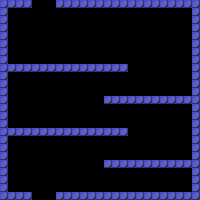

Below is a game level as drawn by its tile map, then a one-line description and the .tmx file that defines it, in full:
An orthogonal 25x25 tile map with 8x8 px tiles, 4 tile layers (Solid, Platforms, EnemyReverse, EnemySolid), 2 tilesets and 8 objects.

<map version="1.10" tiledversion="1.12.2" orientation="orthogonal" renderorder="right-down" width="25" height="25" tilewidth="8" tileheight="8" infinite="0" nextlayerid="7" nextobjectid="9">
 <editorsettings>
  <export format="json" />
 </editorsettings>
 <tileset firstgid="1" name="tiles" tilewidth="8" tileheight="8" tilecount="3" columns="3">
  <image source="../sprites/tiles.png" width="24" height="8" />
 </tileset>
 <tileset firstgid="4" name="tiles" tilewidth="8" tileheight="8" tilecount="3" columns="3">
  <image source="../sprites/tiles.png" width="24" height="8" />
 </tileset>
 <layer id="1" name="Solid" width="25" height="25">
  <data encoding="csv">
2,2,2,2,0,0,0,2,2,2,2,2,2,2,2,2,2,2,2,2,2,2,2,2,2,
2,0,0,0,0,0,0,0,0,0,0,0,0,0,0,0,0,0,0,0,0,0,0,0,2,
2,0,0,0,0,0,0,0,0,0,0,0,0,0,0,0,0,0,0,0,0,0,0,0,2,
2,0,0,0,0,0,0,0,0,0,0,0,0,0,0,0,0,0,0,0,0,0,0,0,2,
2,0,0,0,0,0,0,0,0,0,0,0,0,0,0,0,0,0,0,0,0,0,0,0,2,
2,0,0,0,0,0,0,0,0,0,0,0,0,0,0,0,0,0,0,0,0,0,0,0,2,
2,0,0,0,0,0,0,0,0,0,0,0,0,0,0,0,0,0,0,0,0,0,0,0,2,
2,0,0,0,0,0,0,0,0,0,0,0,0,0,0,0,0,0,0,0,0,0,0,0,2,
2,0,0,0,0,0,0,0,0,0,0,0,0,0,0,0,0,0,0,0,0,0,0,0,2,
2,0,0,0,0,0,0,0,0,0,0,0,0,0,0,0,0,0,0,0,0,0,0,0,2,
2,0,0,0,0,0,0,0,0,0,0,0,0,0,0,0,0,0,0,0,0,0,0,0,2,
2,0,0,0,0,0,0,0,0,0,0,0,0,0,0,0,0,0,0,0,0,0,0,0,2,
2,0,0,0,0,0,0,0,0,0,0,0,0,0,0,0,0,0,0,0,0,0,0,0,2,
2,0,0,0,0,0,0,0,0,0,0,0,0,0,0,0,0,0,0,0,0,0,0,0,2,
2,0,0,0,0,0,0,0,0,0,0,0,0,0,0,0,0,0,0,0,0,0,0,0,2,
2,0,0,0,0,0,0,0,0,0,0,0,0,0,0,0,0,0,0,0,0,0,0,0,2,
2,0,0,0,0,0,0,0,0,0,0,0,0,0,0,0,0,0,0,0,0,0,0,0,2,
2,0,0,0,0,0,0,0,0,0,0,0,0,0,0,0,0,0,0,0,0,0,0,0,2,
2,0,0,0,0,0,0,0,0,0,0,0,0,0,0,0,0,0,0,0,0,0,0,0,2,
2,0,0,0,0,0,0,0,0,0,0,0,0,0,0,0,0,0,0,0,0,0,0,0,2,
2,0,0,0,0,0,0,0,0,0,0,0,0,0,0,0,0,0,0,0,0,0,0,0,2,
2,0,0,0,0,0,0,0,0,0,0,0,0,0,0,0,0,0,0,0,0,0,0,0,2,
2,0,0,0,0,0,0,0,0,0,0,0,0,0,0,0,0,0,0,0,0,0,0,0,2,
2,0,0,0,0,0,0,0,0,0,0,0,0,0,0,0,0,0,0,0,0,0,0,0,2,
2,2,2,2,0,0,0,2,2,2,2,2,2,2,2,2,2,2,2,2,2,2,2,2,2
</data>
 </layer>
 <layer id="2" name="Platforms" width="25" height="25">
  <data encoding="csv">
0,0,0,0,0,0,0,0,0,0,0,0,0,0,0,0,0,0,0,0,0,0,0,0,0,
0,0,0,0,0,0,0,0,0,0,0,0,0,0,0,0,0,0,0,0,0,0,0,0,0,
0,0,0,0,0,0,0,0,0,0,0,0,0,0,0,0,0,0,0,0,0,0,0,0,0,
0,0,0,0,0,0,0,0,0,0,0,0,0,0,0,0,0,0,0,0,0,0,0,0,0,
0,0,0,0,0,0,0,0,0,0,0,0,0,0,0,0,0,0,0,0,0,0,0,0,0,
0,0,0,0,0,0,0,0,0,0,0,0,0,0,0,0,0,0,0,0,0,0,0,0,0,
0,0,0,0,0,0,0,0,0,0,0,0,0,0,0,0,0,0,0,0,0,0,0,0,0,
0,0,0,0,0,0,0,0,0,0,0,0,0,0,0,0,0,0,0,0,0,0,0,0,0,
0,2,2,2,2,2,2,2,2,2,2,2,2,2,2,2,0,0,0,0,0,0,0,0,0,
0,0,0,0,0,0,0,0,0,0,0,0,0,0,0,0,0,0,0,0,0,0,0,0,0,
0,0,0,0,0,0,0,0,0,0,0,0,0,0,0,0,0,0,0,0,0,0,0,0,0,
0,0,0,0,0,0,0,0,0,0,0,0,0,0,0,0,0,0,0,0,0,0,0,0,0,
0,0,0,0,0,0,0,0,0,0,0,0,0,2,2,2,2,2,2,2,2,2,2,2,0,
0,0,0,0,0,0,0,0,0,0,0,0,0,0,0,0,0,0,0,0,0,0,0,0,0,
0,0,0,0,0,0,0,0,0,0,0,0,0,0,0,0,0,0,0,0,0,0,0,0,0,
0,0,0,0,0,0,0,0,0,0,0,0,0,0,0,0,0,0,0,0,0,0,0,0,0,
0,2,2,2,2,2,2,2,2,2,2,2,2,2,2,2,0,0,0,0,0,0,0,0,0,
0,0,0,0,0,0,0,0,0,0,0,0,0,0,0,0,0,0,0,0,0,0,0,0,0,
0,0,0,0,0,0,0,0,0,0,0,0,0,0,0,0,0,0,0,0,0,0,0,0,0,
0,0,0,0,0,0,0,0,0,0,0,0,0,0,0,0,0,0,0,0,0,0,0,0,0,
0,0,0,0,0,0,0,0,0,0,0,0,0,2,2,2,2,2,2,2,2,2,2,2,0,
0,0,0,0,0,0,0,0,0,0,0,0,0,0,0,0,0,0,0,0,0,0,0,0,0,
0,0,0,0,0,0,0,0,0,0,0,0,0,0,0,0,0,0,0,0,0,0,0,0,0,
0,0,0,0,0,0,0,0,0,0,0,0,0,0,0,0,0,0,0,0,0,0,0,0,0,
0,0,0,0,0,0,0,0,0,0,0,0,0,0,0,0,0,0,0,0,0,0,0,0,0
</data>
 </layer>
 <layer id="3" name="EnemyReverse" width="25" height="25">
  <data encoding="csv">
2,0,0,0,0,0,0,0,0,0,0,0,0,0,0,0,0,0,0,0,0,0,0,0,2,
2,0,0,0,0,0,0,0,0,0,0,0,0,0,0,0,0,0,0,0,0,0,0,0,2,
2,0,0,0,0,0,0,0,0,0,0,0,0,0,0,0,0,0,0,0,0,0,0,0,2,
2,0,0,0,0,0,0,0,0,0,0,0,0,0,0,0,0,0,0,0,0,0,0,0,2,
2,0,0,0,0,0,0,0,0,0,0,0,0,0,0,0,0,0,0,0,0,0,0,0,2,
2,0,0,0,0,0,0,0,0,0,0,0,0,0,0,0,0,0,0,0,0,0,0,0,2,
2,0,0,0,0,0,0,0,0,0,0,0,0,0,0,0,0,0,0,0,0,0,0,0,2,
2,0,0,0,0,0,0,0,0,0,0,0,0,0,0,0,0,0,0,0,0,0,0,0,2,
2,0,0,0,0,0,0,0,0,0,0,0,0,0,0,0,0,0,0,0,0,0,0,0,2,
2,0,0,0,0,0,0,0,0,0,0,0,0,0,0,0,0,0,0,0,0,0,0,0,2,
2,0,0,0,0,0,0,0,0,0,0,0,0,0,0,0,0,0,0,0,0,0,0,0,2,
2,0,0,0,0,0,0,0,0,0,0,0,0,0,0,0,0,0,0,0,0,0,0,0,2,
2,0,0,0,0,0,0,0,0,0,0,0,0,0,0,0,0,0,0,0,0,0,0,0,2,
2,0,0,0,0,0,0,0,0,0,0,0,0,0,0,0,0,0,0,0,0,0,0,0,2,
2,0,0,0,0,0,0,0,0,0,0,0,0,0,0,0,0,0,0,0,0,0,0,0,2,
2,0,0,0,0,0,0,0,0,0,0,0,0,0,0,0,0,0,0,0,0,0,0,0,2,
2,0,0,0,0,0,0,0,0,0,0,0,0,0,0,0,0,0,0,0,0,0,0,0,2,
2,0,0,0,0,0,0,0,0,0,0,0,0,0,0,0,0,0,0,0,0,0,0,0,2,
2,0,0,0,0,0,0,0,0,0,0,0,0,0,0,0,0,0,0,0,0,0,0,0,2,
2,0,0,0,0,0,0,0,0,0,0,0,0,0,0,0,0,0,0,0,0,0,0,0,2,
2,0,0,0,0,0,0,0,0,0,0,0,0,0,0,0,0,0,0,0,0,0,0,0,2,
2,0,0,0,0,0,0,0,0,0,0,0,0,0,0,0,0,0,0,0,0,0,0,0,2,
2,0,0,0,0,0,0,0,0,0,0,0,0,0,0,0,0,0,0,0,0,0,0,0,2,
2,0,0,0,0,0,0,0,0,0,0,0,0,0,0,0,0,0,0,0,0,0,0,0,2,
2,0,0,0,0,0,0,0,0,0,0,0,0,0,0,0,0,0,0,0,0,0,0,0,2
</data>
 </layer>
 <layer id="4" name="EnemySolid" width="25" height="25">
  <data encoding="csv">
2,2,2,2,0,0,0,2,2,2,2,2,2,2,2,2,2,2,2,2,2,2,2,2,2,
2,0,0,0,0,0,0,0,0,0,0,0,0,0,0,0,0,0,0,0,0,0,0,0,2,
2,0,0,0,0,0,0,0,0,0,0,0,0,0,0,0,0,0,0,0,0,0,0,0,2,
2,0,0,0,0,0,0,0,0,0,0,0,0,0,0,0,0,0,0,0,0,0,0,0,2,
2,0,0,0,0,0,0,0,0,0,0,0,0,0,0,0,0,0,0,0,0,0,0,0,2,
2,0,0,0,0,0,0,0,0,0,0,0,0,0,0,0,0,0,0,0,0,0,0,0,2,
2,0,0,0,0,0,0,0,0,0,0,0,0,0,0,0,0,0,0,0,0,0,0,0,2,
2,0,0,0,0,0,0,0,0,0,0,0,0,0,0,0,0,0,0,0,0,0,0,0,2,
2,0,0,0,0,0,0,0,0,0,0,0,0,0,0,0,0,0,0,0,0,0,0,0,2,
2,0,0,0,0,0,0,0,0,0,0,0,0,0,0,0,0,0,0,0,0,0,0,0,2,
2,0,0,0,0,0,0,0,0,0,0,0,0,0,0,0,0,0,0,0,0,0,0,0,2,
2,0,0,0,0,0,0,0,0,0,0,0,0,0,0,0,0,0,0,0,0,0,0,0,2,
2,0,0,0,0,0,0,0,0,0,0,0,0,0,0,0,0,0,0,0,0,0,0,0,2,
2,0,0,0,0,0,0,0,0,0,0,0,0,0,0,0,0,0,0,0,0,0,0,0,2,
2,0,0,0,0,0,0,0,0,0,0,0,0,0,0,0,0,0,0,0,0,0,0,0,2,
2,0,0,0,0,0,0,0,0,0,0,0,0,0,0,0,0,0,0,0,0,0,0,0,2,
2,0,0,0,0,0,0,0,0,0,0,0,0,0,0,0,0,0,0,0,0,0,0,0,2,
2,0,0,0,0,0,0,0,0,0,0,0,0,0,0,0,0,0,0,0,0,0,0,0,2,
2,0,0,0,0,0,0,0,0,0,0,0,0,0,0,0,0,0,0,0,0,0,0,0,2,
2,0,0,0,0,0,0,0,0,0,0,0,0,0,0,0,0,0,0,0,0,0,0,0,2,
2,0,0,0,0,0,0,0,0,0,0,0,0,0,0,0,0,0,0,0,0,0,0,0,2,
2,0,0,0,0,0,0,0,0,0,0,0,0,0,0,0,0,0,0,0,0,0,0,0,2,
2,0,0,0,0,0,0,0,0,0,0,0,0,0,0,0,0,0,0,0,0,0,0,0,2,
2,0,0,0,0,0,0,0,0,0,0,0,0,0,0,0,0,0,0,0,0,0,0,0,2,
2,2,2,2,0,0,0,2,2,2,2,2,2,2,2,2,2,2,2,2,2,2,2,2,2
</data>
 </layer>
 <objectgroup id="5" name="PlayerSpawn">
  <object id="1" gid="1" x="172.298" y="185.722" width="8" height="8" />
 </objectgroup>
 <objectgroup id="6" name="EnemySpawn">
  <object id="2" gid="1" x="61.2886" y="54.1542" width="8" height="8" />
  <object id="3" gid="1" x="132.283" y="89.323" width="8" height="8" />
  <object id="4" gid="1" x="20.464" y="55.6468" width="8" height="8" />
  <object id="5" gid="1" x="171.104" y="88.2693" width="8" height="8" />
  <object id="6" gid="1" x="58.8913" y="122.059" width="8" height="8" />
  <object id="7" gid="1" x="174.735" y="153.188" width="8" height="8" />
  <object id="8" gid="1" x="137.999" y="152.835" width="8" height="8" />
 </objectgroup>
</map>
